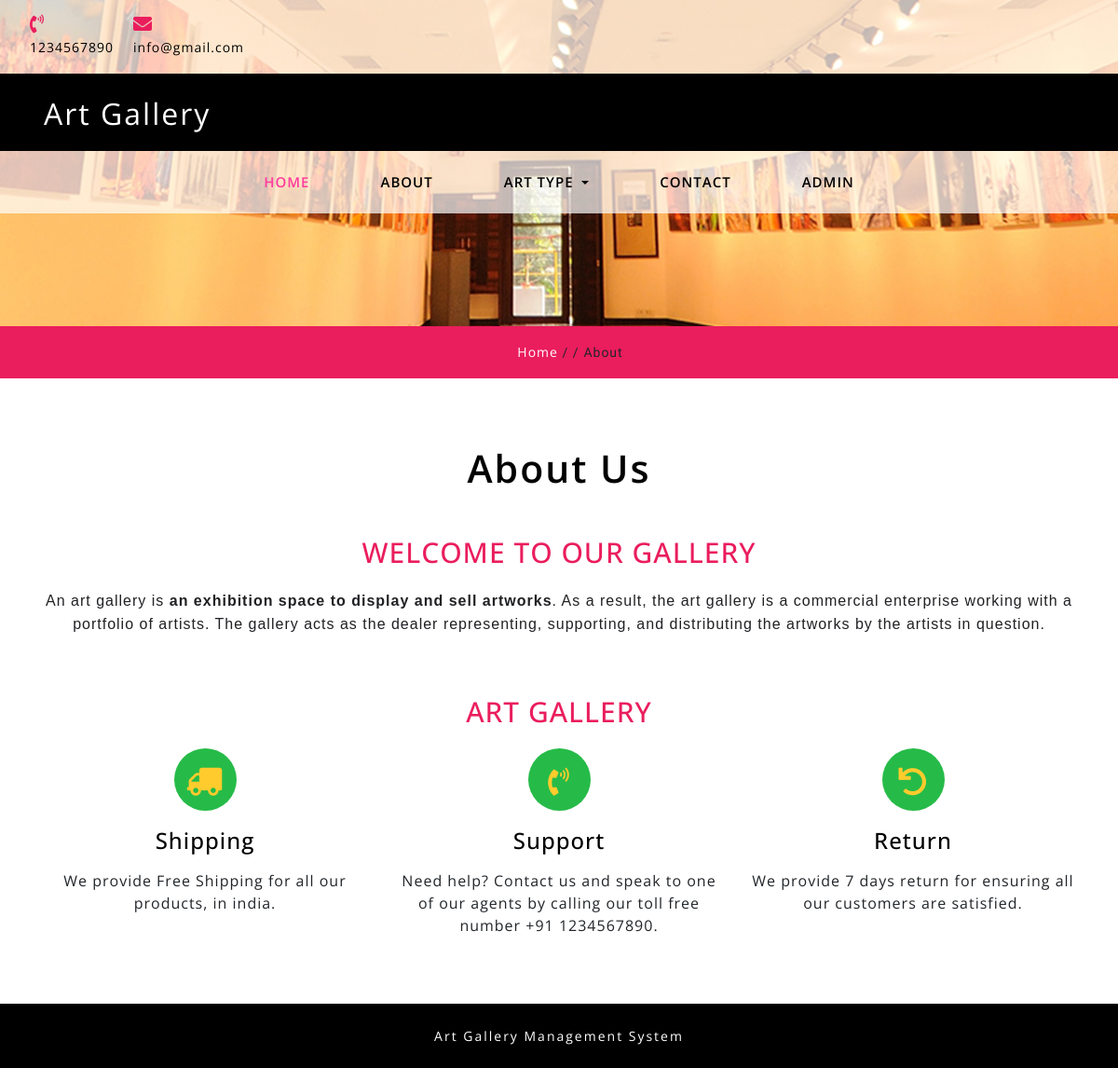
Page /SourceCode/about.php on the committed database.
### tables this page shows
CREATE TABLE IF NOT EXISTS `tblpage` (
  `ID` int NOT NULL AUTO_INCREMENT,
  `PageType` varchar(200) DEFAULT NULL,
  `PageTitle` mediumtext,
  `PageDescription` mediumtext,
  `Email` varchar(200) DEFAULT NULL,
  `MobileNumber` bigint DEFAULT NULL,
  `UpdationDate` date DEFAULT NULL,
  `Timing` varchar(200) NOT NULL,
  PRIMARY KEY (`ID`)
);

### SourceCode/about.php (the view, shortened to what this page needs)
<?php
include('includes/dbconnection.php');
?>
<!DOCTYPE html>
<html lang="zxx">
<head>
    <link href="css/bootstrap.min.css" rel="stylesheet" type="text/css" media="all">
    <link href="css/fontawesome-all.min.css" rel="stylesheet" type="text/css" media="all">
    <link rel="stylesheet" href="css/shop.css" type="text/css" />
    <link href="css/style.css" rel='stylesheet' type='text/css' media="all">
</head>
<body>
    <?php include_once('includes/header.php');?>
    <div class="inner_page-banner one-img">
    </div>
    <div class="using-border py-3">
        <div class="inner_breadcrumb  ml-4">
            <ul class="short_ls">
                <li>
                    <a href="index.html">Home</a>
                    <span>/ /</span>
                </li>
                <li>About</li>
            </ul>
        </div>
    </div>
    <section class="about py-lg-4 py-md-3 py-sm-3 py-3">
        <div class="container py-lg-5 py-md-4 py-sm-4 py-3">
            <?php
            $ret=mysqli_query($con,"select * from tblpage where PageType='aboutus' ");
            while ($row=mysqli_fetch_array($ret)) {
           ?>
            <h3 class="title text-center mb-lg-5 mb-md-4 mb-sm-4 mb-3"><?php  echo $row['PageTitle'];?></h3>
            <div class="about-innergrid-agile text-center">
                <h4>Welcome To Our Gallery</h4>
                <p class="mb-3"> <?php  echo $row['PageDescription'];?>
                </p><br>
            </div>
            <?php }?>
            <div class="about-sub-inner text-center mt-lg-4 mt-3">
                <h4>Art Gallery
                </h4>
                <div class="row">
                    <div class="col-lg-4 col-md-4 abut-gride">
                        <span class="fas fa-truck"></span>
                        <h5>Shipping</h5>
                        <p class="mt-3"> We provide Free Shipping for all our products, in india.
                        </p>
                    </div>
                    <div class="col-lg-4 col-md-4 abut-gride">
                        <span class="fas fa-phone-volume"></span>
                        <h5>Support</h5>
                        <p class="mt-3"> Need help? Contact us and speak to one of our agents by calling our toll free number +91 1234567890.
                        </p>
                    </div>
                    <div class="col-lg-4 col-md-4 abut-gride">
                        <span class="fas fa-undo"></span>
                        <h5> Return</h5>
                        <p class="mt-3"> We provide 7 days return for ensuring all our customers are satisfied.
                        </p>
                    </div>
                </div>
            </div>
        </div>
    </section>
    <?php include_once('includes/footer.php');?>
</body>
</html>

### SourceCode/Includes/header.php (shortened to what this page needs)
<div class="header-bar">
            <div class="info-top-grid">
               <div class="info-contact-agile">
                <?php
$ret=mysqli_query($con,"select * from tblpage where PageType='contactus' ");
while ($row=mysqli_fetch_array($ret)) {
?>
                  <ul>
                     <li>
                        <span class="fas fa-phone-volume"></span>
                        <p><?php  echo $row['MobileNumber'];?></p>
                     </li>
                     <li>
                        <span class="fas fa-envelope"></span>
                        <p><?php  echo $row['Email'];?></p>
                     </li>
                  </ul><?php } ?>
               </div>
            </div>
            <div class="container-fluid">
               <div class="hedder-up row">
                  <div class="col-lg-3 col-md-3 logo-head">
                     <h1><a class="navbar-brand" href="index.php">Art Gallery</a></h1>
                  </div>
               </div>
            </div>
            <nav class="navbar navbar-expand-lg navbar-light">
               <div class="collapse navbar-collapse justify-content-center" id="navbarSupportedContent">
                  <ul class="navbar-nav ">
                     <li class="nav-item active">
                        <a class="nav-link" href="index.php">Home <span class="sr-only">(current)</span></a>
                     </li>
                     <li class="nav-item">
                        <a href="about.php" class="nav-link">About</a>
                     </li>
                     <li class="nav-item dropdown">
                        <a class="nav-link dropdown-toggle" href="#" id="navbarDropdown1" role="button" data-toggle="dropdown" aria-haspopup="true" aria-expanded="false">
                        Art Type
                        </a>
                     </li>
                     <li class="nav-item">
                        <a href="contact.php" class="nav-link">Contact</a>
                     </li>
                      <li class="nav-item">
                        <a href="admin/login.php" class="nav-link">Admin</a>
                     </li>
                  </ul>
               </div>
            </nav>
         </div>

### SourceCode/css/style.css (style rules this page uses)
html, body { padding: 0; margin: 0; background: #fff; letter-spacing: 1px; font-family: 'Sunflower', sans-serif; }
body a, input[type="button"], input[type="submit"], select, input[type="email"], input[type="text"], input[type=password], textarea { font-family: 'Open Sans', sans-serif; transition: 0.5s all; -webkit-transition: 0.5s all; -moz-transition: 0.5s all; -o-transition: 0.5s all; -ms-transition: 0.5s all; letter-spacing: 1px; }
h1, h2, h3, h4, h5, h6, p { margin: 0; padding: 0; letter-spacing: 1px; font-family: 'Open Sans', sans-serif; }
ul { margin: 0; padding: 0; list-style-type: none; }
.title { font-size: 44px; color: #000; letter-spacing: 3px; font-weight: 600; text-transform: capitalize; }
.header-bar { position: absolute; width: 100%; z-index: 99; }
h1 a.navbar-brand { font-size: 32px; color: #fff !important; text-transform: capitalize; font-weight: 400; letter-spacing: 2px; }
.hedder-up { background: #000; }
.info-top-grid, nav.navbar.navbar-expand-lg.navbar-light { background: rgba(255, 255, 255, 0.7); }
.hedder-up, .info-top-grid, nav.navbar.navbar-expand-lg.navbar-light { padding: 1em 3em; }
.info-contact-agile ul li { display: inline-block; }
.info-contact-agile ul li p, .info-contact-agile ul li p a { font-size: 14px; color: #000; }
.info-contact-agile ul li span { font-size: 20px; color: #ea1d5d; margin-right: 12px; }
.info-contact-agile ul li:nth-child(1) { margin-right: 16px; }
.navbar-light .navbar-nav .nav-link { color: #000; font-size: 15px; letter-spacing: 2px; text-transform: uppercase; font-weight: 600; padding: 10px 38px; transition: 0.5s all; -webkit-transition: 0.5s all; -moz-transition: 0.5s all; -o-transition: 0.5s all; -ms-transition: 0.5s all; }
nav.navbar.navbar-expand-lg.navbar-light { padding: 1em 0em; }
.navbar-light .navbar-nav .nav-link:focus, .navbar-light .navbar-nav .nav-link:hover, .navbar-light .navbar-nav .active>.nav-link, .navbar-light .navbar-nav .nav-link.active, .navbar-light .navbar-nav .nav-link.open, .navbar-light .navbar-nav .open>.nav-link { color: #ff3b9f; }
.one-img { background: url(../images/b1.jpg)no-repeat center; }
a { color: #fff; text-decoration: none; }
.inner_page-banner { text-align: center; background: url(../images/b2.jpg) no-repeat center; background-size: cover; min-height: 350px; }
ul.short_ls li a { color: #ffffff; text-decoration: none; }
ul.short_ls li { list-style: none; display: inline-block; letter-spacing: 1px; font-size: 14px; }
.using-border { width: 100%; border: none; background: #ea1d5d; text-align: center; }
.about-innergrid-agile h4,.about-sub-inner h4 { font-size: 32px; margin-bottom: 25px; text-transform: uppercase; color: #ea1d5d; }
.abut-gride span { font-size: 30px; background: #26bb48; color: #ffcb2d; width: 67px; height: 67px; line-height: 72px; margin-bottom: 18px; border-radius: 50px; }
.abut-gride h5 { font-size: 24px; color: #000; }
@media (max-width:1440px) { .title { font-size: 41px; letter-spacing: 2px; } }
@media (max-width:1366px) { .title { font-size: 41px; } }
@media (max-width:1366px) { .hedder-up, .info-top-grid, nav.navbar.navbar-expand-lg.navbar-light { padding: 1em 2em; } }
@media (max-width:1366px) { .navbar-light .navbar-nav .nav-link { letter-spacing: 1px; padding: 6px 38px; } }
@media (max-width:1366px) { .about-innergrid-agile h4, .about-sub-inner h4 { font-size: 30px; margin-bottom: 21px; } }

### rows in the picture
tblpage: MobileNumber "1234567890", Email "info@gmail.com"
tblpage: PageTitle "About Us", PageDescription "An art gallery is an exhibition space to display and sell artworks . As a result, the art gallery is a commercial enterprise working with a portfolio of artists. The gallery acts as the dealer representing, supporting, and distributing the artworks by the artists in question."
